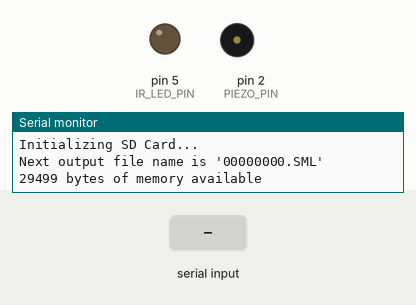
This sketch was run on a simulated Arduino Uno, built with avr-gcc and run on an emulated ATmega328P. Shown: output pins drawn as LEDs (lit = HIGH), buzzer (waves = sounding), the last lines printed to the serial monitor. The inputs (shaded band) are chosen by the test bench. Storage starts empty.

Above: at 1.6 s.
1.7 s: "1" received over the second serial link
At 1.95 s:
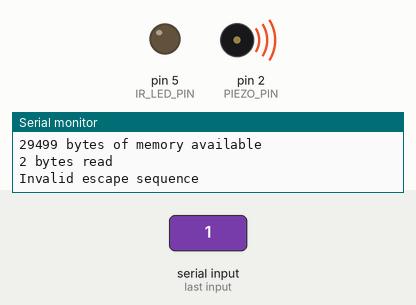
Timing chart, 0 to 4.7 s (numbered marks = the images above; inputs shaded):
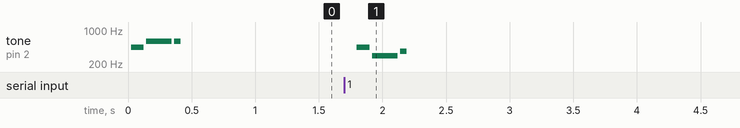

The sketch:

eHZy_Arduino_1.ino
```cpp
// (licence header left out)
#include <stdarg.h>
#include <stdio.h>
#include <avr/pgmspace.h>
#include <SoftwareSerial.h>
#include <SD.h>

/***************************************************************************************************
 * CONSTANTS
 ***************************************************************************************************/

/**
 * hardware pin assignments - modify this if you change the hardware layout
 */
#define IR_LED_PIN    5 // TXD1 // Will just be disabled
#define IR_RX_PIN     6 // RXD1
#define IR_TX_PIN     7 // not used, but required for SoftwareSerial
#define PIEZO_PIN     2
#define SD_CS_PIN     4
#define SD_SS_PIN     3
#define DUMMY_RX_PIN  8
#define DUMMY_TX_PIN  9

/**
 * error codes (= numbers of error beeps)
 */
#define ERR_INVALID_HEADER       1
#define ERR_HEADER_TIMEOUT       2
#define ERR_SERIAL_OVERFLOW      3
#define ERR_BUFFER_OVERFLOW      4
#define ERR_FILE_OPEN_FAILED     5
#define ERR_INIT_SD_CARD_ERROR   6
#define ERR_NO_FILE_NAMES_LEFT   7

/**
 * success codes (= number of success beeps)
 */
#define SUCC_READY               1
#define SUCC_READ                2

/**
 * size of the SML message buffer = meximum number of bytes that can be received
 */
#define SML_MSG_BUFFER_SIZE    500

/**
 * size of a filename (8.3 + terminating 0x00 = 13 chars)
 */
#define FILENAME_SIZE           13

/**
 * maximum number of files that can be stored
 */
#define MAX_FILE_NUMBER   99999999

/**
 * maximum time to wait for the end of a data packet received via IR
 */
#define SERIAL_READ_TIMEOUT_MS 100

/***************************************************************************************************
 * MESSAGES
 ***************************************************************************************************/

/**
 * maximum length of a message (entire text after variable substitution!)
 */
#define MAX_MESSAGE_LENGTH        50

/**
 * message numbers
 */
#define MSG_PROGRAM_STOPPED        0
#define MSG_NEXT_FILENAME          1
#define MSG_NO_FILE_NAMES_LEFT     2
#define MSG_INIT_HARDWARE          3
#define MSG_INIT_SD_CARD           4
#define MSG_INIT_SD_CARD_ERROR     5
#define MSG_BYTE_READ              6
#define MSG_BUFFER_OVERFLOW        7
#define MSG_SERIAL_OVERFLOW        8
#define MSG_INVALID_HEADER         9
#define MSG_FILE_OPEN_FAILED      10
#define MSG_FILE_WRITTEN          11
#define MSG_FREE_MEMORY           12
#define MSG_NUM_BYTES_READ        13

/**
 * actual message texts - caution, adapt MAX_MESSAGE_LENGTH if required!
 *                               ....+....1....+....2....+....3....+....4....+....5
 */
const char msgText00[] PROGMEM = "Program stopped.";
const char msgText01[] PROGMEM = "Next output file name is '%s'";
const char msgText02[] PROGMEM = "No more file names left";
const char msgText03[] PROGMEM = "Initializing Hardware...";
const char msgText04[] PROGMEM = "Initializing SD Card...";
const char msgText05[] PROGMEM = "SD Card initialization failed";
const char msgText06[] PROGMEM = "Read byte %02hhu from IR receiver";
const char msgText07[] PROGMEM = "Message buffer overflow";
const char msgText08[] PROGMEM = "Serial buffer overflow";
const char msgText09[] PROGMEM = "Invalid escape sequence";
const char msgText10[] PROGMEM = "Unable to open output file";
const char msgText11[] PROGMEM = "%u bytes of data written to file '%s'";
const char msgText12[] PROGMEM = "%u bytes of memory available";
const char msgText13[] PROGMEM = "%u bytes read";

/**
 * table for easier access to the message texts
 */
const char * const msgTextTable[] PROGMEM = {
  msgText00,
  msgText01,
  msgText02,
  msgText03,
  msgText04,
  msgText05,
  msgText06,
  msgText07,
  msgText08,
  msgText09,
  msgText10,
  msgText11,
  msgText12,
  msgText13
};

/***************************************************************************************************
 * GLOBAL VARIABLES (YUCK!)
 ***************************************************************************************************/

/**
 * instance of the SoftwareSerial library to handle the IR communication
 */
SoftwareSerial mySerial(IR_RX_PIN, IR_TX_PIN);
SoftwareSerial dummySerial(DUMMY_RX_PIN, DUMMY_TX_PIN);

/**
 * variables to keep track of the name of the next file to be written
 */
unsigned long nextFileNumber = 0;
char nextFileName[FILENAME_SIZE];

/**
 * the global buffer to store the SML message currently being read
 */
unsigned char buffer[SML_MSG_BUFFER_SIZE];

/***************************************************************************************************
 * SUBROUTINES
 ***************************************************************************************************/

/**
 * printMessage - reads a message text from the PROGMEM, performs variable substitution and
 *                writes the resulting text to the serial console. Use MSG_* constants for
 *                messageNumber.
 */
void printMessage(int messageNumber, ...) {
  va_list args;
  char format[MAX_MESSAGE_LENGTH];
  char buffer[MAX_MESSAGE_LENGTH];
  va_start(args, messageNumber);
  strncpy_P(format, (char*)pgm_read_word(&(msgTextTable[messageNumber])), MAX_MESSAGE_LENGTH);
  vsnprintf(buffer, MAX_MESSAGE_LENGTH, format, args);
  Serial.println(buffer);
  va_end(args);
}

/**
 * reportFreeMemory - determines the amount of free memory and logs it to the serial console.
 */
void reportFreeMemory() {
  int freeMemory;
  uint8_t * heapptr, * stackptr;
  stackptr = (uint8_t *) malloc(4);     // use stackptr temporarily
  heapptr = stackptr;                   // save value of heap pointer
  free(stackptr);                       // free up the memory again (sets stackptr to 0)
  stackptr = (uint8_t *) (SP);          // save value of stack pointer
  freeMemory = stackptr - heapptr;
  printMessage(MSG_FREE_MEMORY, freeMemory);
}

/**
 * errorSound - creates an acoustic error message using the piezo speaker. Use ERR_* constants
 *              for the error number.
 */
void errorSound(int num) {
  tone(PIEZO_PIN, 440);
  delay(100);
  noTone(PIEZO_PIN);
  delay(20);
  tone(PIEZO_PIN, 294);
  delay(200);
  noTone(PIEZO_PIN);
  delay(20);
  for (int i = 0; i < num; i++) {
    tone(PIEZO_PIN, 370);
    delay(50);
    noTone(PIEZO_PIN);
    delay(20);
  }
}

/**
 * successSound - creates an acoustic success message using the piezo speaker. Use SUCC_* constants
 *                for the success number.
 */
void successSound(int num) {
  tone(PIEZO_PIN, 440);
  delay(100);
  noTone(PIEZO_PIN);
  delay(20);
  tone(PIEZO_PIN, 587);
  delay(200);
  noTone(PIEZO_PIN);
  delay(20);
  for (int i = 0; i < num; i++) {
    tone(PIEZO_PIN, 587);
    delay(50);
    noTone(PIEZO_PIN);
    delay(20);
  }
}

/**
 * stop - stops program execution in a controlled fashion (endless loop).
 */
void stop() {
  printMessage(MSG_PROGRAM_STOPPED);
  while(1);
}

/**
 * findNextFileNumber - determines the number and name of the next file available. This will change
 *                      the global variables nextFileName and nextFileNumber. This routine will
 *                      stop the entire program if no free filenames can be found.
 */
void findNextFileNumber() {
  do {
    sprintf(nextFileName, "%08lu.SML", nextFileNumber);
    if (!SD.exists(nextFileName)) {
      printMessage(MSG_NEXT_FILENAME, nextFileName);
      return;
    } else {
      nextFileNumber += 1;
      if (nextFileNumber > MAX_FILE_NUMBER) {
        printMessage(MSG_NO_FILE_NAMES_LEFT);
        errorSound(ERR_NO_FILE_NAMES_LEFT);
        stop();
      }
    }
  } while (true);
}

/**
 * writeBufferToFile - writes the first messageLength bytes of the global message buffer to the
 *                     file specified by nextFileName. If the file was created successfully, this
 *                     routine emits a success beep and calls findNextFileNumber.
 */
void writeBufferToFile(int messageLength) {
  File outputFile;

  outputFile = SD.open(nextFileName, FILE_WRITE);
  if (!outputFile) {
    printMessage(MSG_FILE_OPEN_FAILED);
    errorSound(ERR_FILE_OPEN_FAILED);
  } else {
    outputFile.write(buffer, messageLength);
    outputFile.close();
    printMessage(MSG_FILE_WRITTEN, messageLength, nextFileName);
    successSound(SUCC_READ);
    findNextFileNumber();
  }
}

/**
 * isValidHeader - returns true if the global message buffer begins with a valid SML escape sequence.
 */
inline boolean isValidHeader() {
  return ((buffer[0] == 0x1b) &&
          (buffer[1] == 0x1b) &&
          (buffer[2] == 0x1b) &&
          (buffer[3] == 0x1b) &&
          (buffer[4] == 0x01) &&
          (buffer[5] == 0x01) &&
          (buffer[6] == 0x01) &&
          (buffer[7] == 0x01));
}

/***************************************************************************************************
 * MAIN ROUTINES
 ***************************************************************************************************/

/**
 * setup - initialization routine run once after the device is powered up.
 */
void setup() {
  // set the serial console speed
  Serial.begin(57600);

  // set the pin configuration
  printMessage(MSG_INIT_HARDWARE);
  pinMode(IR_LED_PIN, OUTPUT);
  pinMode(IR_RX_PIN, INPUT);
  pinMode(IR_TX_PIN, OUTPUT);
  pinMode(PIEZO_PIN, OUTPUT);
  pinMode(SD_SS_PIN, OUTPUT);
  pinMode(DUMMY_RX_PIN, INPUT);
  pinMode(DUMMY_TX_PIN, OUTPUT);

  digitalWrite(IR_LED_PIN, LOW);
  // initialize the SD card library and check whether a card is available
  printMessage(MSG_INIT_SD_CARD);
  if (!SD.begin(SD_CS_PIN)) {
    printMessage(MSG_INIT_SD_CARD_ERROR);
    errorSound(ERR_INIT_SD_CARD_ERROR);
    stop();
  }

  // initialize the SoftwareSerial libary used to receive the IR data
  dummySerial.begin(9600);
  mySerial.begin(9600);

  // determine the first file name to use
  findNextFileNumber();

  // notify the user that we're ready to go...
  successSound(SUCC_READY);
}

/**
 * loop - main program, run in an endless loop
 */
void loop() {
  unsigned int nextBufferPosition = 0;
  unsigned long lastReadTime = 0;

  reportFreeMemory();

  // clear the message buffer
  memset(buffer, 0, sizeof(buffer));

  // remove a pending overflow flag (might have been left over from a previous run)
  // and ensure that the SoftwareSerial library is listening
  mySerial.overflow();
  mySerial.listen();

  // wait until actual data is available
  while (!mySerial.available());

  // keep reading data until either the message buffer is filled or no more data was
  // received for SERIAL_READ_TIMEOUT_MS ms
  lastReadTime = millis();
  while (millis() - lastReadTime < SERIAL_READ_TIMEOUT_MS) {
    if (mySerial.available()) {
      buffer[nextBufferPosition] = mySerial.read();
      lastReadTime = millis();
      if (nextBufferPosition >= SML_MSG_BUFFER_SIZE) {
        dummySerial.listen(); // disable further IR input
        printMessage(MSG_BUFFER_OVERFLOW);
        errorSound(ERR_BUFFER_OVERFLOW);
        return;
      }
      nextBufferPosition += 1;
    }
  }

  // report an error if an overflow condition was encountered - the data received is useless
  // in this case :-(
  if (mySerial.overflow()) {
    dummySerial.listen(); // disable further IR input
    printMessage(MSG_SERIAL_OVERFLOW);
    errorSound(ERR_SERIAL_OVERFLOW);
  } else {
    dummySerial.listen(); // disable further IR input
    // check the header
    printMessage(MSG_NUM_BYTES_READ, nextBufferPosition + 1);
    if (!isValidHeader()) {
      // not a valid header - notify the user...
      printMessage(MSG_INVALID_HEADER);
      errorSound(ERR_INVALID_HEADER);
      // ...and empty the receiver buffer (wait for the end of the current data stream
      while (mySerial.available() > 0) {
        mySerial.read();
      }
    } else {
      writeBufferToFile(nextBufferPosition + 1);
    }
  }
}
```

Measured:
- after the input at 1.7 s, tone on pin 2 (PIEZO_PIN): plays 440 Hz for 0.10 s, 294 Hz for 0.20 s, 370 Hz for 0.05 s, starting after 0.10 s
